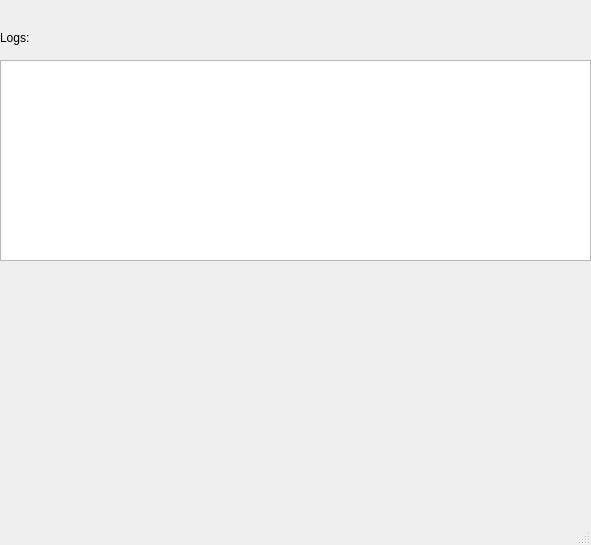
<?xml version="1.0" encoding="UTF-8"?>
<ui version="4.0">
 <class>MainWindow</class>
 <widget class="QMainWindow" name="MainWindow">
  <property name="geometry">
   <rect>
    <x>0</x>
    <y>0</y>
    <width>591</width>
    <height>545</height>
   </rect>
  </property>
  <property name="windowTitle">
   <string>MainWindow</string>
  </property>
  <widget class="QWidget" name="centralwidget">
   <widget class="QTextEdit" name="textEdit">
    <property name="geometry">
     <rect>
      <x>0</x>
      <y>60</y>
      <width>591</width>
      <height>201</height>
     </rect>
    </property>
    <property name="readOnly">
     <bool>true</bool>
    </property>
   </widget>
   <widget class="QLabel" name="label">
    <property name="geometry">
     <rect>
      <x>0</x>
      <y>30</y>
      <width>55</width>
      <height>16</height>
     </rect>
    </property>
    <property name="text">
     <string>Logs:</string>
    </property>
   </widget>
  </widget>
  <widget class="QMenuBar" name="menubar">
   <property name="geometry">
    <rect>
     <x>0</x>
     <y>0</y>
     <width>591</width>
     <height>26</height>
    </rect>
   </property>
  </widget>
  <widget class="QStatusBar" name="statusbar"/>
 </widget>
 <resources/>
 <connections/>
</ui>
